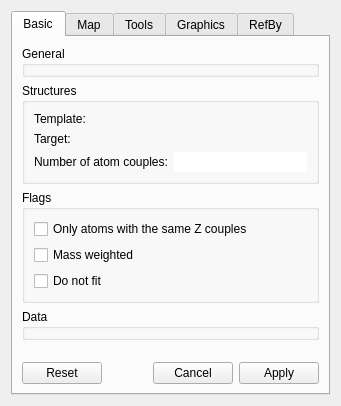
<?xml version="1.0" encoding="UTF-8"?>
<ui version="4.0">
 <class>RMSDPropertyDesigner</class>
 <widget class="QWidget" name="RMSDPropertyDesigner">
  <property name="geometry">
   <rect>
    <x>0</x>
    <y>0</y>
    <width>341</width>
    <height>406</height>
   </rect>
  </property>
  <property name="windowTitle">
   <string>RMSD Tool</string>
  </property>
  <layout class="QVBoxLayout" name="verticalLayout_2">
   <item>
    <widget class="QTabWidget" name="tabs">
     <property name="currentIndex">
      <number>0</number>
     </property>
     <widget class="QWidget" name="tab">
      <attribute name="title">
       <string>Basic</string>
      </attribute>
      <layout class="QVBoxLayout" name="verticalLayout">
       <item>
        <widget class="QGroupBox" name="generalGB">
         <property name="title">
          <string>General</string>
         </property>
        </widget>
       </item>
       <item>
        <widget class="QGroupBox" name="structuresGB">
         <property name="title">
          <string>Structures</string>
         </property>
         <layout class="QGridLayout" name="gridLayout_2">
          <item row="1" column="0">
           <widget class="QLabel" name="label_2">
            <property name="text">
             <string>Target:</string>
            </property>
           </widget>
          </item>
          <item row="1" column="1" colspan="3">
           <widget class="QObjectLinkWidget" name="targetLO" native="true">
            <property name="sizePolicy">
             <sizepolicy hsizetype="Expanding" vsizetype="Preferred">
              <horstretch>0</horstretch>
              <verstretch>0</verstretch>
             </sizepolicy>
            </property>
           </widget>
          </item>
          <item row="2" column="0" colspan="3">
           <widget class="QLabel" name="label_5">
            <property name="text">
             <string>Number of atom couples:</string>
            </property>
           </widget>
          </item>
          <item row="2" column="3">
           <widget class="QLineEdit" name="mapCount1LE">
            <property name="frame">
             <bool>false</bool>
            </property>
            <property name="alignment">
             <set>Qt::AlignRight|Qt::AlignTrailing|Qt::AlignVCenter</set>
            </property>
            <property name="readOnly">
             <bool>true</bool>
            </property>
           </widget>
          </item>
          <item row="0" column="0">
           <widget class="QLabel" name="label">
            <property name="text">
             <string>Template:</string>
            </property>
           </widget>
          </item>
          <item row="0" column="1" colspan="3">
           <widget class="QObjectLinkWidget" name="templateLO" native="true">
            <property name="sizePolicy">
             <sizepolicy hsizetype="Expanding" vsizetype="Preferred">
              <horstretch>0</horstretch>
              <verstretch>0</verstretch>
             </sizepolicy>
            </property>
           </widget>
          </item>
         </layout>
        </widget>
       </item>
       <item>
        <widget class="QGroupBox" name="propFlagsGB">
         <property name="title">
          <string>Flags</string>
         </property>
         <layout class="QVBoxLayout" name="verticalLayout_6">
          <item>
           <widget class="QCheckBox" name="allowOnlySameZCouplesCB">
            <property name="text">
             <string>Only atoms with the same Z couples</string>
            </property>
           </widget>
          </item>
          <item>
           <widget class="QCheckBox" name="massWeightedCB">
            <property name="text">
             <string>Mass weighted</string>
            </property>
           </widget>
          </item>
          <item>
           <widget class="QCheckBox" name="doNotFitCB">
            <property name="text">
             <string>Do not fit</string>
            </property>
           </widget>
          </item>
         </layout>
        </widget>
       </item>
       <item>
        <widget class="QGroupBox" name="dataGB">
         <property name="title">
          <string>Data</string>
         </property>
        </widget>
       </item>
       <item>
        <spacer name="verticalSpacer_2">
         <property name="orientation">
          <enum>Qt::Vertical</enum>
         </property>
         <property name="sizeHint" stdset="0">
          <size>
           <width>20</width>
           <height>40</height>
          </size>
         </property>
        </spacer>
       </item>
       <item>
        <widget class="QDialogButtonBox" name="buttonBox1">
         <property name="standardButtons">
          <set>QDialogButtonBox::Apply|QDialogButtonBox::Cancel|QDialogButtonBox::Reset</set>
         </property>
        </widget>
       </item>
      </layout>
     </widget>
     <widget class="QWidget" name="mapTab">
      <attribute name="title">
       <string>Map</string>
      </attribute>
      <layout class="QVBoxLayout" name="verticalLayout_3">
       <item>
        <widget class="QTreeView" name="mapTV">
         <property name="focusPolicy">
          <enum>Qt::NoFocus</enum>
         </property>
         <property name="rootIsDecorated">
          <bool>false</bool>
         </property>
        </widget>
       </item>
       <item>
        <layout class="QHBoxLayout" name="horizontalLayout_9">
         <item>
          <widget class="QLabel" name="label_6">
           <property name="text">
            <string>Number of atom couples:</string>
           </property>
          </widget>
         </item>
         <item>
          <widget class="QLineEdit" name="mapCount2LE">
           <property name="frame">
            <bool>false</bool>
           </property>
           <property name="alignment">
            <set>Qt::AlignRight|Qt::AlignTrailing|Qt::AlignVCenter</set>
           </property>
          </widget>
         </item>
        </layout>
       </item>
       <item>
        <widget class="QWidget" name="widget_3" native="true">
         <layout class="QHBoxLayout" name="horizontalLayout_4">
          <item>
           <spacer name="horizontalSpacer_2">
            <property name="orientation">
             <enum>Qt::Horizontal</enum>
            </property>
            <property name="sizeHint" stdset="0">
             <size>
              <width>40</width>
              <height>20</height>
             </size>
            </property>
           </spacer>
          </item>
          <item>
           <widget class="QPushButton" name="removeSelectedCouplePB">
            <property name="text">
             <string>Remove</string>
            </property>
           </widget>
          </item>
          <item>
           <widget class="QPushButton" name="removeHydrogenCouplesPB">
            <property name="text">
             <string>Remove H</string>
            </property>
           </widget>
          </item>
          <item>
           <widget class="QPushButton" name="removeAllCouplePB">
            <property name="text">
             <string>Remove all</string>
            </property>
           </widget>
          </item>
         </layout>
        </widget>
       </item>
       <item>
        <widget class="QGroupBox" name="groupBox_2">
         <property name="title">
          <string>Manual mapping</string>
         </property>
         <layout class="QHBoxLayout" name="horizontalLayout_3">
          <item>
           <widget class="QPushButton" name="startManualMappingPB">
            <property name="text">
             <string>Start</string>
            </property>
           </widget>
          </item>
          <item>
           <widget class="QPushButton" name="stopManualMappingPB">
            <property name="text">
             <string>Stop</string>
            </property>
           </widget>
          </item>
          <item>
           <spacer name="horizontalSpacer">
            <property name="orientation">
             <enum>Qt::Horizontal</enum>
            </property>
            <property name="sizeHint" stdset="0">
             <size>
              <width>40</width>
              <height>20</height>
             </size>
            </property>
           </spacer>
          </item>
         </layout>
        </widget>
       </item>
       <item>
        <widget class="QGroupBox" name="groupBox_3">
         <property name="title">
          <string>Automatic mapping</string>
         </property>
         <layout class="QGridLayout" name="gridLayout">
          <item row="2" column="0">
           <widget class="QPushButton" name="mappingByDistancePB">
            <property name="text">
             <string>by distance</string>
            </property>
           </widget>
          </item>
          <item row="2" column="1">
           <widget class="QQuantitySpinBox" name="distanceTresholdSB">
            <property name="alignment">
             <set>Qt::AlignRight|Qt::AlignTrailing|Qt::AlignVCenter</set>
            </property>
            <property name="decimals">
             <number>3</number>
            </property>
           </widget>
          </item>
          <item row="1" column="0" colspan="2">
           <widget class="QPushButton" name="mappingBySerialIndexPB">
            <property name="text">
             <string>by serial index</string>
            </property>
           </widget>
          </item>
         </layout>
        </widget>
       </item>
      </layout>
     </widget>
     <widget class="QWidget" name="toolsTab">
      <attribute name="title">
       <string>Tools</string>
      </attribute>
      <layout class="QVBoxLayout" name="verticalLayout_4">
       <item>
        <widget class="QPushButton" name="alignPB">
         <property name="enabled">
          <bool>false</bool>
         </property>
         <property name="text">
          <string>Align</string>
         </property>
        </widget>
       </item>
       <item>
        <widget class="QPushButton" name="hideMappedAtomPB">
         <property name="enabled">
          <bool>false</bool>
         </property>
         <property name="text">
          <string>Hide mapped atoms</string>
         </property>
        </widget>
       </item>
       <item>
        <widget class="QPushButton" name="hideUnmappedAtomsPB">
         <property name="text">
          <string>Hide unmapped atoms</string>
         </property>
        </widget>
       </item>
       <item>
        <widget class="QPushButton" name="showAllAtomsPB">
         <property name="text">
          <string>Show all atoms</string>
         </property>
        </widget>
       </item>
       <item>
        <widget class="QPushButton" name="templateToTargetPB">
         <property name="enabled">
          <bool>false</bool>
         </property>
         <property name="text">
          <string>Template atom positions -&gt; Target</string>
         </property>
        </widget>
       </item>
       <item>
        <widget class="QPushButton" name="targetToTemplatePB">
         <property name="enabled">
          <bool>false</bool>
         </property>
         <property name="text">
          <string>Target atom positions -&gt; Template</string>
         </property>
        </widget>
       </item>
       <item>
        <widget class="QPushButton" name="imprintTemplateTopologyToTargetPB">
         <property name="enabled">
          <bool>false</bool>
         </property>
         <property name="text">
          <string>Imprint template topology to target</string>
         </property>
        </widget>
       </item>
       <item>
        <widget class="QPushButton" name="imprintTargetTopologyToTemplatePB">
         <property name="enabled">
          <bool>false</bool>
         </property>
         <property name="text">
          <string>Imprint target topology to template</string>
         </property>
        </widget>
       </item>
       <item>
        <spacer name="verticalSpacer">
         <property name="orientation">
          <enum>Qt::Vertical</enum>
         </property>
         <property name="sizeHint" stdset="0">
          <size>
           <width>20</width>
           <height>300</height>
          </size>
         </property>
        </spacer>
       </item>
      </layout>
     </widget>
     <widget class="QWidget" name="graphicsTab">
      <attribute name="title">
       <string>Graphics</string>
      </attribute>
      <layout class="QVBoxLayout" name="verticalLayout_5">
       <item>
        <widget class="QGroupBox" name="graphicsGB">
         <property name="sizePolicy">
          <sizepolicy hsizetype="Preferred" vsizetype="Maximum">
           <horstretch>0</horstretch>
           <verstretch>0</verstretch>
          </sizepolicy>
         </property>
         <property name="title">
          <string>Graphics link</string>
         </property>
        </widget>
       </item>
       <item>
        <widget class="QGroupBox" name="graphFlagsGB">
         <property name="title">
          <string>Flags</string>
         </property>
         <layout class="QGridLayout" name="gridLayout_3">
          <item row="0" column="0">
           <widget class="QCheckBox" name="visibleCB">
            <property name="text">
             <string>Visible</string>
            </property>
           </widget>
          </item>
          <item row="0" column="1">
           <widget class="QCheckBox" name="highlightedCB">
            <property name="text">
             <string>Highlighted</string>
            </property>
           </widget>
          </item>
         </layout>
        </widget>
       </item>
       <item>
        <spacer name="verticalSpacer_3">
         <property name="orientation">
          <enum>Qt::Vertical</enum>
         </property>
         <property name="sizeHint" stdset="0">
          <size>
           <width>20</width>
           <height>40</height>
          </size>
         </property>
        </spacer>
       </item>
       <item>
        <widget class="QDialogButtonBox" name="buttonBox2">
         <property name="standardButtons">
          <set>QDialogButtonBox::Apply|QDialogButtonBox::Cancel|QDialogButtonBox::Reset</set>
         </property>
        </widget>
       </item>
      </layout>
     </widget>
     <widget class="QWidget" name="refByTab">
      <attribute name="title">
       <string>RefBy</string>
      </attribute>
     </widget>
    </widget>
   </item>
  </layout>
 </widget>
 <customwidgets>
  <customwidget>
   <class>QObjectLinkWidget</class>
   <extends>QWidget</extends>
   <header location="global">ObjectLinkWidget.hpp</header>
   <container>1</container>
  </customwidget>
  <customwidget>
   <class>QQuantitySpinBox</class>
   <extends>QDoubleSpinBox</extends>
   <header location="global">QuantitySpinBox.hpp</header>
  </customwidget>
 </customwidgets>
 <resources/>
 <connections/>
</ui>
